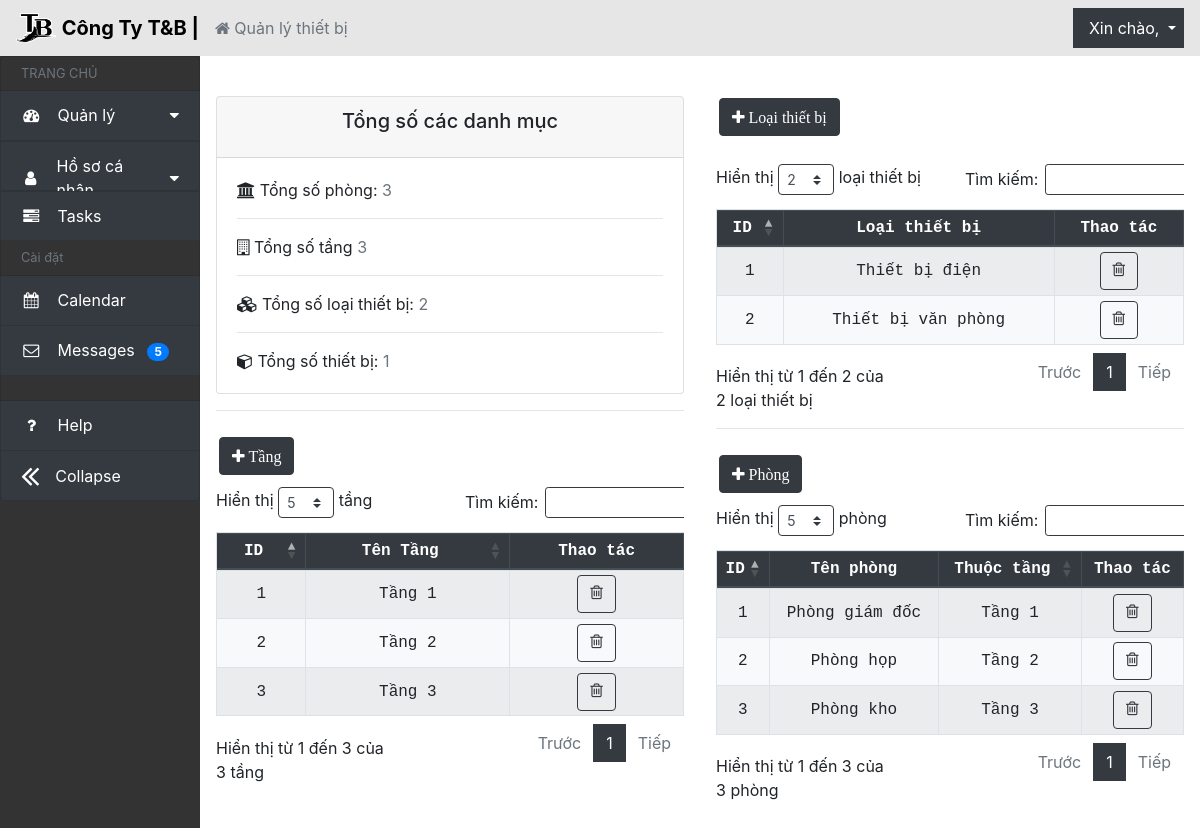
The page /vitri/ on the database as committed earlier.
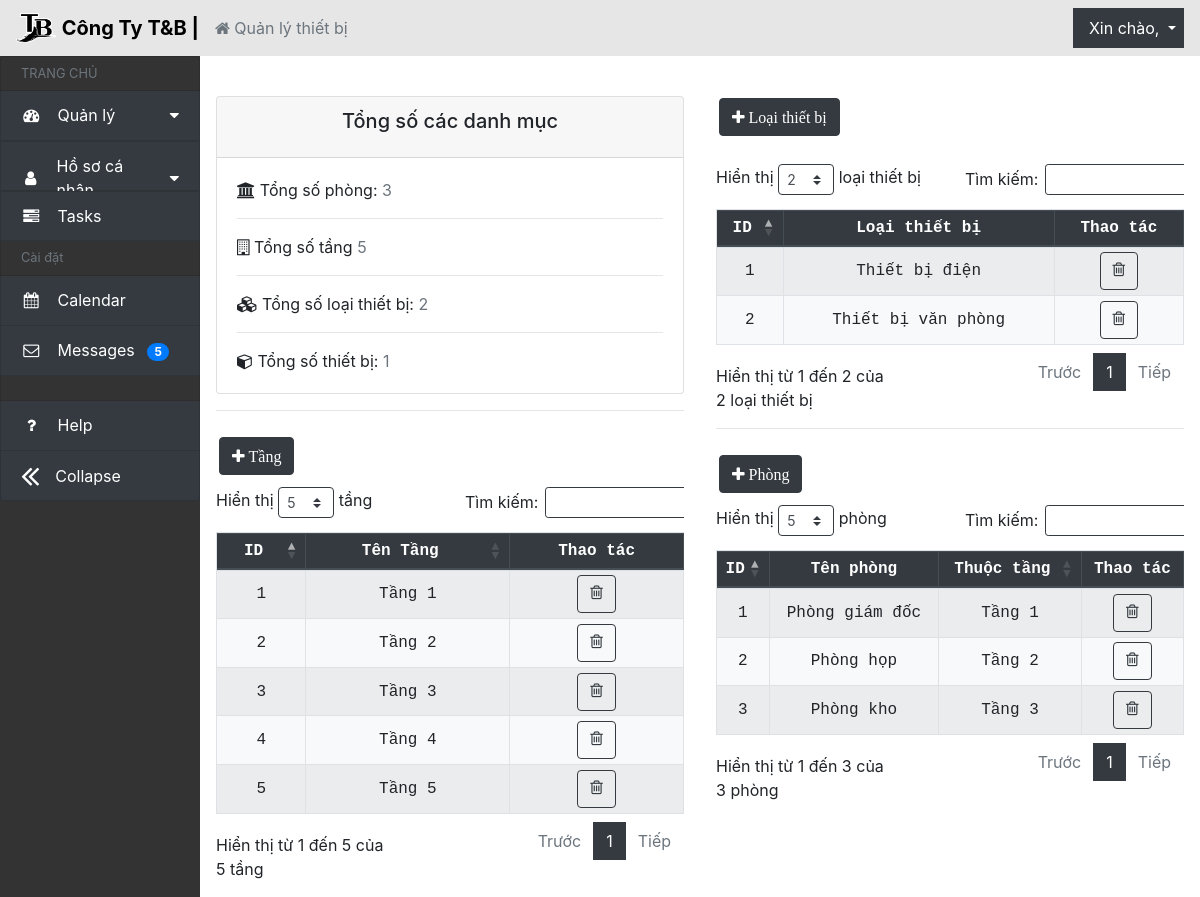
The same page on the database as committed later.
### QLthietbi_app/models.py (models this page shows, shortened)
class Tang(models.Model):
    ten_tang = models.CharField(max_length=10,verbose_name='Số tầng')
    class meta:
        ordering = ['-ten_tang']
        verbose_name_plural = 'Tầng'
    def __str__(self):
        return self.ten_tang

class LoaiThietBi(models.Model):
    ten_loaithietbi = models.CharField(max_length=30, verbose_name='Tên loại thiết bị')
    class Meta:
        ordering = ['-ten_loaithietbi']
        verbose_name_plural = 'Loại thiết bị'

class Phong(models.Model):
    tang = models.ForeignKey(Tang, on_delete=models.CASCADE, verbose_name='Tầng')
    ten_phong = models.CharField(max_length=30, verbose_name='Tên phòng')
    class Meta:
        ordering = ['-ten_phong']
        verbose_name_plural = 'Phòng'

### QLthietbi_app/views.py (the view)
# urls.py: path('vitri/', views.render_vitri_thietbi, name='render_vitri_thietbi'),
def render_vitri_thietbi(request):
    listPhong = Phong.objects.all()
    listTang = Tang.objects.all()
    listLoaiThietBi = LoaiThietBi.objects.all()
    ThietBiCount = ThietBi.objects.all().count()
    return render(request, 'vitri_thietbi.html', {'listPhong': listPhong, 'listTang': listTang, 'listLoaiThietBi': listLoaiThietBi, 'ThietBiCount': ThietBiCount})

### QLthietbi_app/templates/vitri_thietbi.html (shortened to what this page needs)
{% extends 'header.html' %}
{% block content %}
<div class="col-5 p-md-3">
  <br />
  <div class="card">
    <div class="card-header">
      <h5 class="card-title text-center">Tổng số các danh mục</h5>
    </div>
    <div class="card-body">
      <a
        ><i class="fa fa-university" aria-hidden="true"></i> Tổng số phòng:
        <span class="text-muted">{{ listPhong.count }}</span></a
      >
      <hr />
      <a
        ><i class="fa fa-building-o" aria-hidden="true"></i> Tổng số tầng
        <span class="text-muted">{{ listTang.count }}</span></a
      >
      <hr />
      <a
        ><i class="fa fa-cubes" aria-hidden="true"></i> Tổng số loại thiết bị:
        <span class="text-muted">{{ listLoaiThietBi.count }}</span></a
      >
      <hr />
      <a
        ><i class="fa fa-cube" aria-hidden="true"></i> Tổng số thiết bị:
        <span class="text-muted">{{ ThietBiCount }}</span></a
      >
    </div>
  </div>
  <hr />
  <div class="row element-button">
    <div class="px-3 py-2 pr-1">
      <button
        type="button"
        class="btn btn-dark"
        data-toggle="modal"
        data-target="#thietbiModal"
      >
        <i class="fa fa-plus" aria-hidden="true"> Tầng</i>
      </button>
    </div>
  </div>
  <div class="table-responsive">
    <table
      id="tang-table"
      class="table table-sm table-striped bg-light table-condensed table-bordered"
    >
      <thead class="thead-dark">
        <th class="text-center">ID</th>
        <th class="text-center">Tên Tầng</th>
        <th class="text-center">Thao tác</th>
      </thead>
      <tbody>
        <tr>
          {% csrf_token %} {% for Tang in listTang %}
          <td class="text-center">{{ Tang.id }}</td>
          <td class="text-center">Tầng {{ Tang.ten_tang }}</td>
          <td class="text-center">
            <a
              class="btn btn-outline-dark"
              data-placement="top"
              title="Xóa tầng"
              data-target="#confirmDelete1Modal-{{ ThietBi.id_thiet_bi }}"
              data-toggle="modal"
              data-tooltip="tooltip"
              id="delete-item"
              ><i class="fa fa-trash-o" aria-hidden="true"></i
            ></a>
          </td>
        </tr>
        {% endfor %}
      </tbody>
    </table>
  </div>
</div>
<div class="col-5 p-md-3">
  <div class="row element-button">
    <div class="px-3 py-4 pr-1">
      <button
        type="button"
        class="btn btn-dark"
        data-toggle="modal"
        data-target="#thietbiModal"
      >
        <i class="fa fa-plus" aria-hidden="true"> Loại thiết bị</i>
      </button>
    </div>
  </div>
  <div class="table-responsive">
    <table
      id="loai-table"
      class="table table-sm table-striped bg-light table-condensed table-bordered"
    >
      <thead class="thead-dark">
        <th class="text-center">ID</th>
        <th class="text-center">Loại thiết bị</th>
        <th class="text-center">Thao tác</th>
      </thead>
      <tbody>
        <tr>
          {% csrf_token %} {% for LoaiThietBi in listLoaiThietBi %}
          <td class="text-center">{{ LoaiThietBi.id }}</td>
          <td class="text-center">{{ LoaiThietBi.ten_loaithietbi }}</td>
          <td class="text-center">
            <a
              class="btn btn-outline-dark"
              data-placement="top"
              title="Xóa loại thiết bị"
              data-target="#confirmDelete1Modal-{{ ThietBi.id_thiet_bi }}"
              data-toggle="modal"
              data-tooltip="tooltip"
              id="delete-item"
              ><i class="fa fa-trash-o" aria-hidden="true"></i
            ></a>
          </td>
        </tr>
        {% endfor %}
      </tbody>
    </table>
  </div>
  <hr />
  <div class="row element-button">
    <div class="px-3 py-2 pr-1">
      <button
        type="button"
        class="btn btn-dark"
        data-toggle="modal"
        data-target="#thietbiModal"
      >
        <i class="fa fa-plus" aria-hidden="true"> Phòng</i>
      </button>
    </div>
  </div>
  <div class="table-responsive">
    <table
      id="phong-table"
      class="table table-sm table-striped bg-light table-condensed table-bordered"
    >
      <thead class="thead-dark">
        <th class="text-center">ID</th>
        <th class="text-center">Tên phòng</th>
        <th class="text-center">Thuộc tầng</th>
        <th class="text-center">Thao tác</th>
      </thead>
      <tbody>
        <tr>
          {% csrf_token %} {% for Phong in listPhong %}
          <td class="text-center">{{ Phong.id }}</td>
          <td class="text-center">Phòng {{ Phong.ten_phong }}</td>
          <td class="text-center">Tầng {{ Phong.tang }}</td>
          <td class="text-center">
            <a
              class="btn btn-outline-dark"
              data-placement="top"
              title="Xóa phòng"
              data-target="#confirmDelete1Modal-{{ ThietBi.id_thiet_bi }}"
              data-toggle="modal"
              data-tooltip="tooltip"
              id="delete-item"
              ><i class="fa fa-trash-o" aria-hidden="true"></i
            ></a>
          </td>
        </tr>
        {% endfor %}
      </tbody>
    </table>
  </div>
</div>
{% endblock %}

### QLthietbi_app/templates/header.html (shortened to what this page needs)
{% load static %} {%load crispy_forms_tags %}
<!DOCTYPE html>
<html lang="en">
  <head>
    <link
      rel="stylesheet"
      href="https://cdn.jsdelivr.net/npm/bootstrap@4.6.2/dist/css/bootstrap.min.css"
    />
    <link
      rel="stylesheet"
      href="https://stackpath.bootstrapcdn.com/font-awesome/4.7.0/css/font-awesome.min.css"
    />
    <link
      rel="stylesheet"
      href="https://cdnjs.cloudflare.com/ajax/libs/normalize/8.0.1/normalize.min.css"
    />
    <link
      rel="stylesheet"
      href="https://cdn.datatables.net/1.13.4/css/dataTables.bootstrap4.min.css"
    />
    <link rel="stylesheet" href="../static/css/quanly.css" />
  </head>
  <body>
    <nav
      class="navbar navbar-expand-md navbar"
      style="background-color: #e6e6e6"
    >
      <a class="navbar-brand" href="#">
        <img
          src="{% static 'imgs/logo.png' %}"
          width="40"
          height="30"
          class="d-inline-block align-top"
          alt=""
        />
        <span style="font-weight: bold; color: black">Công Ty T&B |</span>
      </a>
      <ol class="breadcrumb">
        <li class="breadcrumb-item active" aria-current="page">
          <i class="fa fa-home" aria-hidden="true"></i> Quản lý thiết bị
        </li>
      </ol>
      <div class="collapse navbar-collapse" id="navbarNavDropdown">
        <ul class="navbar-nav ml-auto">
          <li class="nav-item dropdown">
            <a
              class="nav-link dropdown-toggle bg-dark"
              href="#"
              id="navbarDropdownMenuLink"
              data-toggle="dropdown"
            >
              <span class="ml-2" style="color: white"
                >Xin chào, {{user.username}}</span
              >
            </a>
          </li>
        </ul>
      </div>
    </nav>
    <div class="row" id="body-row">
      <div
        id="sidebar-container"
        class="sidebar-expanded d-none d-md-block col-2"
      >
        <ul class="list-group sticky-top sticky-offset">
          <li
            class="list-group-item sidebar-separator-title text-muted d-flex align-items-center menu-collapsed"
          >
            <small>TRANG CHỦ</small>
          </li>
          <a
            href="#submenu1"
            data-toggle="collapse"
            aria-expanded="false"
            class="bg-dark list-group-item list-group-item-action flex-column align-items-start"
          >
            <div class="d-flex w-100 justify-content-start align-items-center">
              <span class="fa fa-dashboard fa-fw mr-3"></span>
              <span class="menu-collapsed">Quản lý</span>
              <span class="submenu-icon ml-auto"></span>
            </div>
          </a>
          <a
            href="#submenu2"
            data-toggle="collapse"
            aria-expanded="false"
            class="bg-dark list-group-item list-group-item-action flex-column align-items-start"
          >
            <div class="d-flex w-100 justify-content-start align-items-center">
              <span class="fa fa-user fa-fw mr-3"></span>
              <span class="menu-collapsed">Hồ sơ cá nhân</span>
              <span class="submenu-icon ml-auto"></span>
            </div>
          </a>
          <a href="#" class="bg-dark list-group-item list-group-item-action">
            <div class="d-flex w-100 justify-content-start align-items-center">
              <span class="fa fa-tasks fa-fw mr-3"></span>
              <span class="menu-collapsed">Tasks</span>
            </div>
          </a>
          <li
            class="list-group-item sidebar-separator-title text-muted d-flex align-items-center menu-collapsed"
          >
            <small>Cài đặt</small>
          </li>
          <a href="#" class="bg-dark list-group-item list-group-item-action">
            <div class="d-flex w-100 justify-content-start align-items-center">
              <span class="fa fa-calendar fa-fw mr-3"></span>
              <span class="menu-collapsed">Calendar</span>
            </div>
          </a>
          <a href="#" class="bg-dark list-group-item list-group-item-action">
            <div class="d-flex w-100 justify-content-start align-items-center">
              <span class="fa fa-envelope-o fa-fw mr-3"></span>
              <span class="menu-collapsed"
                >Messages
                <span class="badge badge-pill badge-primary ml-2">5</span></span
              >
            </div>
          </a>
          <li class="list-group-item sidebar-separator menu-collapsed"></li>
          <a href="#" class="bg-dark list-group-item list-group-item-action">
            <div class="d-flex w-100 justify-content-start align-items-center">
              <span class="fa fa-question fa-fw mr-3"></span>
              <span class="menu-collapsed">Help</span>
            </div>
          </a>
          <a
            href="#"
            data-toggle="sidebar-colapse"
            class="bg-dark list-group-item list-group-item-action d-flex align-items-center"
          >
            <div class="d-flex w-100 justify-content-start align-items-center">
              <span id="collapse-icon" class="fa fa-2x mr-3"></span>
              <span id="collapse-text" class="menu-collapsed">Collapse</span>
            </div>
          </a>
        </ul>
      </div>
      {% block content %}{% endblock %}
    </div>
  </body>
</html>

### QLthietbi_app/static/css/quanly.css (style rules this page uses)
body { background-size: cover; background-repeat: no-repeat; background-attachment: fixed; background-position: center; }
body { background-image: url("https://static.pexels.com/photos/414171/pexels-photo-414171.jpeg"); background-size: cover; -webkit-animation: slidein 100s; animation: slidein 100s; -webkit-animation-fill-mode: forwards; animation-fill-mode: forwards; -webkit-animation-iteration-count: infinite; animation-iteration-count: infinite; -webkit-animation-direction: alternate; animation-direction: alternate; }
.dropdown-toggle::after { color: white; }
.dataTables_wrapper table.dataTable td, .dataTables_wrapper table.dataTable th { text-align: center; font-family: "Source Code Pro", monospace; vertical-align: middle; }
.btn-dark { margin: 2px; }
#body-row { margin-left: 0; margin-right: 0; }
#sidebar-container { min-height: 100vh; background-color: #333; padding: 0; }
.sidebar-expanded { width: 230px !important;; }
#sidebar-container .list-group a { height: 50px; color: white; }
.sidebar-separator-title { background-color: #333; height: 35px; }
.sidebar-separator { background-color: #333; height: 25px; }
#sidebar-container .list-group .list-group-item[aria-expanded="false"] .submenu-icon::after { content: " \f0d7"; font-family: FontAwesome; display: inline; text-align: right; padding-left: 10px; }
.breadcrumb { background-color: #e6e6e6; color: #343a40; padding: 0%; margin: 0%; }

Rows that differ between the two databases and show on the page:
added Tang: id "4", ten_tang "4"
added Tang: id "5", ten_tang "5"
Other text that changed with them:
{{ listTang.count }}: "3" → "5"
text written by a page script: "Hiển thị tầng Tìm kiếm: Hiển thị từ 1 đến 3 của 3 tầng Trước 1 Tiếp" → "Hiển thị tầng Tìm kiếm: Hiển thị từ 1 đến 5 của 5 tầng Trước 1 Tiếp"
